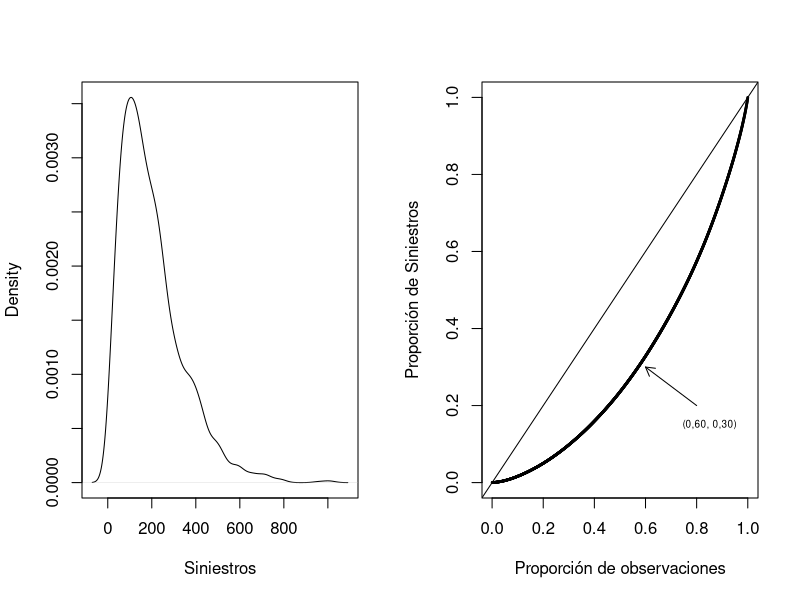
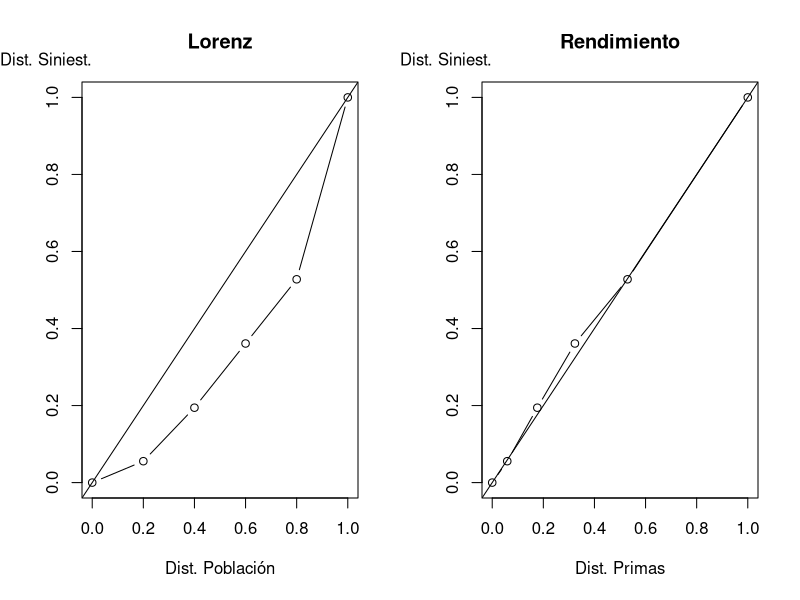
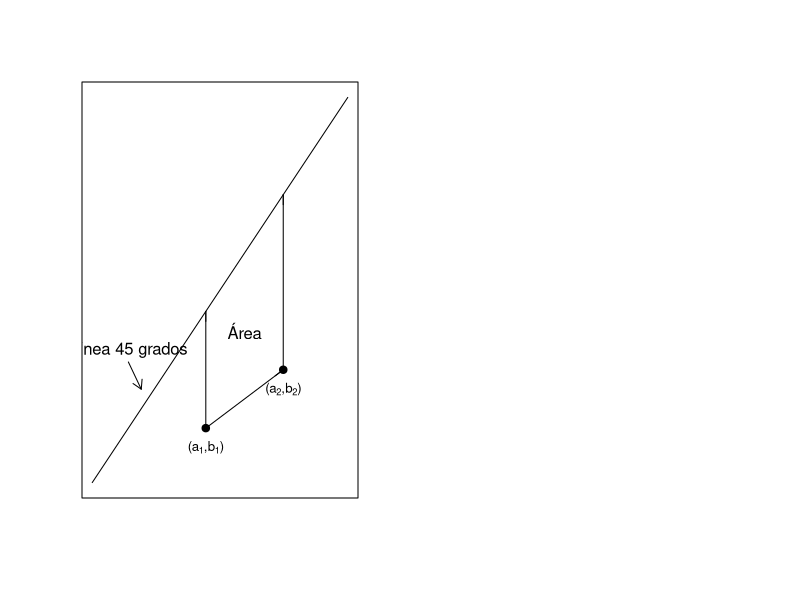
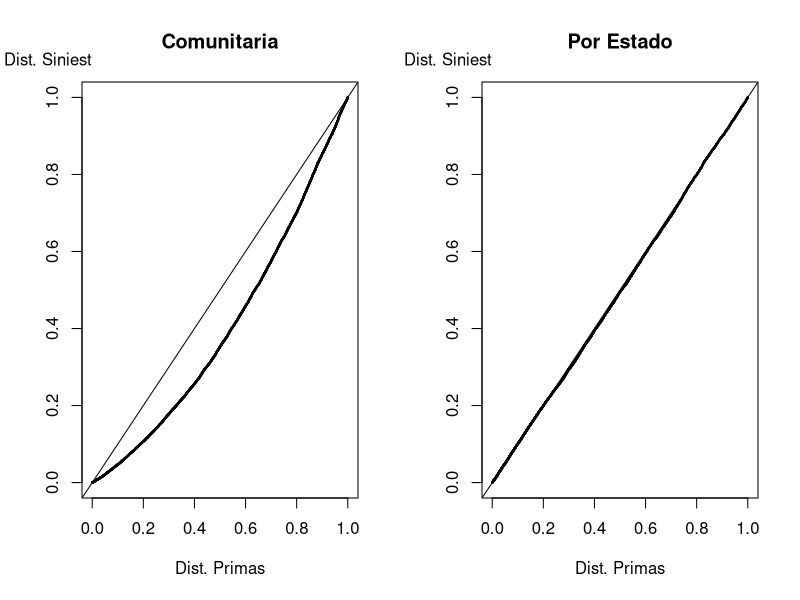

These charts were generated, in order, by the following R code:
## ---- chunk 1
# Curva de Lorenz
set.seed(2017) #fijar semilla para reproducir los resultados 
nTot<-2000  #número de simulaciones
alpha<-2
theta<-100
Losses<-rgamma(nTot,alpha,scale = theta)  
y <- Losses[order(Losses)]
DFLosses = cumsum(y)/sum(y)
DFLine <- (1:nTot)/nTot
GiniLoss = 2*(sum(rank(y)*y)/sum(y) - (nTot+1)/2)/nTot

## ---- chunk 2
par(mfrow=c(1,2))
plot(density(Losses), main="", xlab="Siniestros")
plot(DFLine,DFLosses, cex=0.25, xlab="Proporción de observaciones", ylab="Proporción de Siniestros")
abline(0,1)
arrows(0.8, 0.2, 0.6, 0.3,length=0.1, angle = 30)
text(.85, .15, "(0,60, 0,30)", cex=.6)

## ---- chunk 3
GiniLossCalc <- function(Loss){
y <- Loss[order(Loss)]
nTot = length(y)
DFLosses = cumsum(y)/sum(y)
DFLine <- (1:nTot)/nTot
GiniLoss = 2*(sum(rank(y)*y)/sum(y) - (nTot+1)/2)/nTot
return(GiniLoss)
}

GiniCalc <- function(Claims,PIx,Sx){
   y   <- Claims/mean(Claims)
   PIx <- PIx/mean(PIx)
   Sx  <- Sx/mean(Sx)
   Rx  <- Sx/PIx       #Relatividad
   n   <- length(PIx)
   origorder <- (1:n)
   PSRmat <- data.frame(cbind(PIx,Sx,Rx,y,origorder))
   PSRmatOrder <- PSRmat[order(Rx),]  #  Ordenado por relatividad
#  PRIMAS, SINIESTROS Funciones Distribución
   DFPrem <- cumsum(PSRmatOrder$PIx)/n
   DFLoss <- cumsum(PSRmatOrder$y)/n
#  GINI CÁLCULO
   DFPremdiff <- DFPrem[2:n]-DFPrem[1:(n-1)]
   DFPremavg  <- (DFPrem[2:n]+DFPrem[1:(n-1)])/2
   DFLossavg  <- (DFLoss[2:n]+DFLoss[1:(n-1)])/2
   (Gini <- 2*crossprod(DFPremdiff,DFPremavg-DFLossavg)) 
#  STANDARD ERROR CÁLCULO
   h1 <- 0.5* (PSRmatOrder$PIx*DFLoss + PSRmatOrder$y*(1-DFPrem) ) #  PROYECCIÓN CÁLCULO
   h1bar   <- mean(h1) 
   sigmah  <- var(h1)
   sigmahy <- cov(h1,PSRmatOrder$y)
   sigmahpi <- cov(h1,PSRmatOrder$PIx)
   sigmay  <- var(y)
   sigmapi <- var(PIx)
   sigmaypi <- cov(PSRmatOrder$y,PSRmatOrder$PIx)
   temp1= 4*sigmah + h1bar^2*sigmay + h1bar^2*sigmapi -
           4*h1bar*sigmahy - 4*h1bar*sigmahpi +
           2*h1bar^2*sigmaypi
   sigmaGini  <- 4*temp1
   stderrGini <- sqrt(sigmaGini/n) 
   #check <- var(PIx-Sx)
   #Gini  <- Gini*(check != 0)
   #stderrGini <- stderrGini*(check != 0)
   Retmat <- data.frame(cbind(DFPrem,DFLoss)) 
   RetmatGini<-list(Retmat,Gini,stderrGini)
     return(RetmatGini)
}

## ---- chunk 4
# EJEMPLO
P = c(2,4,5,7,16)
y = c(2,5,6,6,17)
n1 = length(y)
XYmat = data.frame(cbind(y,P))
XYmatYOrder = XYmat[order(y),]  #  Ordenado por siniestros y
origorder = (1:n1)
DFy1 = c(0,cumsum(XYmatYOrder$y)/sum(y))
DFx1 = c(0,origorder/n1) 
XYmatPOrder = XYmat[order(P),]  #  Ordenado por primas P
DFy2 = c(0,cumsum(XYmatPOrder$y)/sum(y))
DFx2 = c(0,cumsum(XYmatPOrder$P)/sum(P))

#  FIGURA 3
par(mfrow=c(1, 2))
#  Curva Lorenz 
plot(DFx1,DFy1,xlim=c(0,1),ylim=c(0,1), type="b",
xlab="Dist. Población",ylab="", main="Lorenz");abline(0,1)
mtext("Dist. Siniest.", side=2, line=-0.5, at=1.1,   las=1, cex=1.0)
#  Curva Rendimiento
plot(DFx2,DFy2,xlim=c(0,1),ylim=c(0,1), type="b",
xlab="Dist. Primas",ylab="", main="Rendimiento");abline(0,1)
mtext("Dist. Siniest.", side=2, line=-0.5, at=1.1,   las=1, cex=1.0)

GiniLoss = GiniLossCalc(Loss=y)
temp = GiniCalc(Claims=y,PIx=P,Sx=1)
Results=temp[[1]]
Gini <- temp[[2]];#Gini
stderrorGini <- temp[[3]];#Standard Error

## ---- chunk 5
#  FIGURA 3
x = 1:100/100
plot(x,x, type="l", xlab="",ylab="", main="", yaxt="n", xaxt="n")
text(.45, .10, expression(paste("(",a[1], ",", b[1],")")), cex=.8)
text(.75, .25, expression(paste("(",a[2], ",", b[2],")")), cex=.8)
points(.45, .15, pch = 19)
points(.75, .30, pch = 19)
arrows(.45, .15, .75, .30,length=0.1, angle = 0)
arrows(.45, .15, .45, .45,length=0.1, angle = 0)
arrows(.75, .30, .75, .75,length=0.1, angle = 0)
text(.15, .35, "Línea 45 grados")
text(.60, .40, "Área")
arrows(.15, .32, .20, .25,length=0.1, angle = 30)

## ---- chunk 6
set.seed(2017)
NInsamp  = 200
NOutsamp = 100
Nstate   = 25
InClaims   <- matrix(0,NInsamp,Nstate)
OutClaims  <- matrix(0,NOutsamp,Nstate)
PredClaims <- matrix(0,NOutsamp,Nstate)
 for (iState in  1:Nstate) { 
InClaims[,iState]   <- rgamma(NInsamp, shape = 5, scale = 18+iState*2)
PredClaims[,iState] <- rep(mean(InClaims[,iState]),NOutsamp)
OutClaims[,iState]  <- rgamma(NOutsamp, shape = 5, scale = 18+iState*2)
 }

Predvec  <- as.vector(PredClaims)
Flatpred <- Predvec*0+mean(PredClaims)
Outy     <- as.vector(OutClaims)
## ---- chunk 7
GiniCalc <- function(Claims,PIx,Sx){
   y   <- Claims/mean(Claims)
   PIx <- PIx/mean(PIx)
   Sx  <- Sx/mean(Sx)
   Rx  <- Sx/PIx       #Relatividad
   n   <- length(PIx)
   origorder <- (1:n)
   PSRmat <- data.frame(cbind(PIx,Sx,Rx,y,origorder))
   PSRmatOrder <- PSRmat[order(Rx),]  #  Ordenado por relatividad
#  PRIMAS, SINIESTROS Funciones Distribución
   DFPrem <- cumsum(PSRmatOrder$PIx)/n
   DFLoss <- cumsum(PSRmatOrder$y)/n
#  GINI CALC
   DFPremdiff <- DFPrem[2:n]-DFPrem[1:(n-1)]
   DFPremavg  <- (DFPrem[2:n]+DFPrem[1:(n-1)])/2
   DFLossavg  <- (DFLoss[2:n]+DFLoss[1:(n-1)])/2
   (Gini <- 2*crossprod(DFPremdiff,DFPremavg-DFLossavg)) 
#  STANDARD ERROR CALC
   h1 <- 0.5* (PSRmatOrder$PIx*DFLoss + PSRmatOrder$y*(1-DFPrem) ) #  PROYECCIÓN CALC
   h1bar   <- mean(h1) 
   sigmah  <- var(h1)
   sigmahy <- cov(h1,PSRmatOrder$y)
   sigmahpi <- cov(h1,PSRmatOrder$PIx)
   sigmay  <- var(y)
   sigmapi <- var(PIx)
   sigmaypi <- cov(PSRmatOrder$y,PSRmatOrder$PIx)
   temp1= 4*sigmah + h1bar^2*sigmay + h1bar^2*sigmapi -
           4*h1bar*sigmahy - 4*h1bar*sigmahpi +
           2*h1bar^2*sigmaypi
   sigmaGini  <- 4*temp1
   stderrGini <- sqrt(sigmaGini/n) 
   #check <- var(PIx-Sx)
   #Gini  <- Gini*(check != 0)
   #stderrGini <- stderrGini*(check != 0)
   Retmat <- data.frame(cbind(DFPrem,DFLoss)) 
   RetmatGini<-list(Retmat,Gini,stderrGini)
     return(RetmatGini)
}
Gini1 <- GiniCalc(Claims=Outy,PIx=Flatpred,Sx=Flatpred)[[2]];#Gini
Gini2 <- GiniCalc(Claims=Outy,PIx=Predvec,Sx=Flatpred)[[2]];#Gini

## ---- chunk 8
y <- Outy 
P1 <- Flatpred
P2 <- Predvec
n1 = length(y)
XYmat = data.frame(cbind(y,P1,P2))
XYmatPOrder = XYmat[order(P1),]  #  Ordenado por primas P1
DFy1 = c(0,cumsum(XYmatPOrder$y)/sum(y))
DFx1 = c(0,cumsum(XYmatPOrder$P1)/sum(P1))
XYmatPOrder = XYmat[order(P2),]  #  Ordenado por primas P2
DFy2 = c(0,cumsum(XYmatPOrder$y)/sum(y))
DFx2 = c(0,cumsum(XYmatPOrder$P2)/sum(P2))

#  FIGURA 3
par(mfrow=c(1, 2))
#  Curva Lorenz 
plot(DFx1,DFy1,xlim=c(0,1),ylim=c(0,1), type="b", cex= 0.2,
xlab="Dist. Primas",ylab="", main="Comunitaria");abline(0,1)
mtext("Dist. Siniest", side=2, line=-0.5, at=1.1,   las=1, cex=1.0)
#  Curva rendimiento
plot(DFx2,DFy2,xlim=c(0,1),ylim=c(0,1), type="b", cex= 0.2,
xlab="Dist. Primas",ylab="", main="Por Estado");abline(0,1)
mtext("Dist. Siniest", side=2, line=-0.5, at=1.1,   las=1, cex=1.0)

